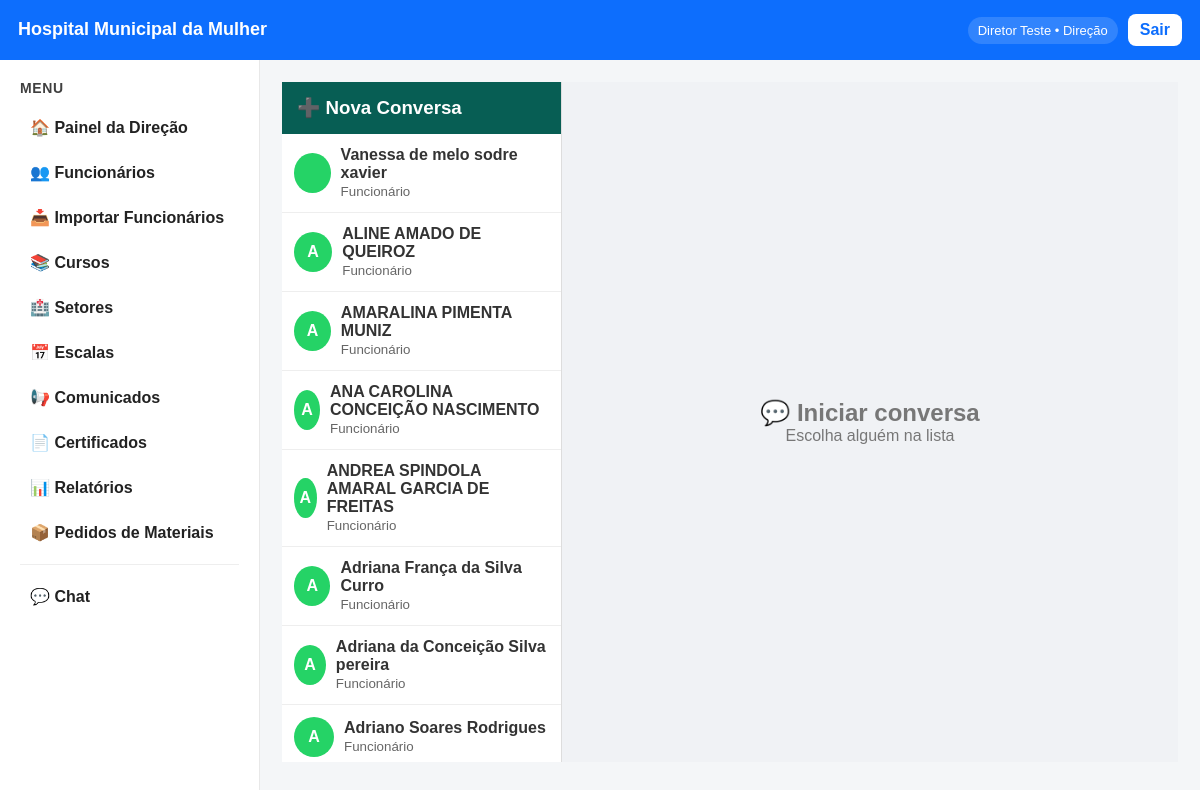
The page /contatos-chat (signed in) on the database its author committed.
### models.py (models this page shows)
class Funcionario(db.Model):
    __tablename__ = "funcionario"
    id = db.Column(db.Integer, primary_key=True)
    nome = db.Column(db.String(120))
    cpf = db.Column(db.String(14), unique=True)
    senha = db.Column(db.String(50))
    funcao = db.Column(db.String(50))  # "Direção" / "Funcionário"
    status = db.Column(db.String(20))
    telefone = db.Column(db.String(20))
    email = db.Column(db.String(120))
    matricula = db.Column(db.String(30))
    setor = db.Column(db.String(80))
    cargo = db.Column(db.String(80))
    data_admissao = db.Column(db.String(20))
    nascimento = db.Column(db.String(20))
    turno = db.Column(db.String(20))
    tipo_vinculo = db.Column(db.String(30))
    carga_horaria = db.Column(db.String(20))
    observacoes = db.Column(db.Text)
    escala_tipo = db.Column(db.String(30), default="SEG_SEX")
    plantao_base = db.Column(db.String(10), nullable=True)
    escalas_itens = db.relationship("EscalaItem", backref="funcionario", lazy=True)

### app.py (the view)
@app.route("/contatos-chat")
@login_required
def contatos_chat():
    user_id = session["user_id"]
    contatos = Funcionario.query.filter(
        Funcionario.id != user_id
    ).order_by(Funcionario.nome).all()
    return render_template("contatos_chat.html", contatos=contatos)

### app.py (called while the page is built)
@app.context_processor
def inject_user():
    user = None
    if "user_id" in session:
        user = Funcionario.query.get(session["user_id"])
    return dict(user=user)

def login_required(view):
    @wraps(view)
    def wrapped_view(*args, **kwargs):
        if "user_id" not in session:
            return redirect(url_for("login"))
        return view(*args, **kwargs)
    return wrapped_view

### templates/contatos_chat.html (shortened to what this page needs)
{% extends "base.html" %}
{% block content %}
<div class="chat-layout">
    <div class="sidebar">
        <h3>➕ Nova Conversa</h3>
        {% for c in contatos %}
        <a href="/chat/{{ c.id }}" class="contato">
            <div class="avatar">
                {{ c.nome[0] }}
            </div>
            <div class="info">
                <strong>{{ c.nome }}</strong>
                <small>{{ c.funcao }}</small>
            </div>
        </a>
        {% endfor %}
    </div>
    <div class="chat-empty">
        <h2>💬 Iniciar conversa</h2>
        <p>Escolha alguém na lista</p>
    </div>
</div>
{% endblock %}

### templates/base.html (shortened to what this page needs)
<!DOCTYPE html>
<html lang="pt-br">
<head>
    <link rel="stylesheet" href="{{ url_for('static', filename='style.css') }}">
</head>
<body>
<header class="topbar">
    <div class="topbar-left">
        <div class="brand">Hospital Municipal da Mulher</div>
    </div>
    <div class="topbar-right">
        {% if user %}
            <span class="user-pill">
                {{ user.nome }} • {{ user.funcao }}
            </span>
            <a class="btn-top" href="/logout">Sair</a>
        {% endif %}
    </div>
</header>
<div class="app-shell">
<aside class="sidebar-menu">
<div class="sidebar-title">Menu</div>
{% if user %}
{% if user.funcao == "Direção" %}
<a class="nav-item {% if request.path == '/admin' %}active{% endif %}"
   href="/admin">🏠 Painel da Direção</a>
<a class="nav-item {% if request.path.startswith('/admin/funcionarios') %}active{% endif %}"
   href="/admin/funcionarios">👥 Funcionários</a>
<a class="nav-item {% if request.path.startswith('/admin/importar-funcionarios') %}active{% endif %}"
   href="/admin/importar-funcionarios">📥 Importar Funcionários</a>
<a class="nav-item {% if request.path.startswith('/admin/cursos') %}active{% endif %}"
   href="/admin/cursos">📚 Cursos</a>
<a class="nav-item {% if request.path.startswith('/admin/setores') %}active{% endif %}"
   href="/admin/setores">🏥 Setores</a>
<a class="nav-item {% if request.path.startswith('/admin/escalas') %}active{% endif %}"
   href="/admin/escalas">📅 Escalas</a>
<a class="nav-item {% if request.path.startswith('/admin/comunicados') %}active{% endif %}"
   href="/admin/comunicados">📢 Comunicados</a>
<a class="nav-item {% if request.path.startswith('/admin/certificados') %}active{% endif %}"
   href="/admin/certificados">📄 Certificados</a>
<a class="nav-item {% if request.path.startswith('/admin/relatorios') %}active{% endif %}"
   href="/admin/relatorios">📊 Relatórios</a>
<a class="nav-item {% if request.path.startswith('/admin/pedidos-materiais') %}active{% endif %}"
   href="/admin/pedidos-materiais">📦 Pedidos de Materiais</a>
<div class="nav-divider"></div>
<a class="nav-item {% if request.path.startswith('/chat') %}active{% endif %}"
   href="/chat">💬 Chat</a>
{% endif %}
{% else %}
<a class="nav-item" href="/login">🔐 Login</a>
{% endif %}
</aside>
<main class="main-content">
{% block content %}{% endblock %}
</main>
</div>
</body>
</html>

### static/style.css (style rules this page uses)
* { margin: 0; padding: 0; box-sizing: border-box; font-family: Arial, Helvetica, sans-serif; }
.topbar { background: #0d6efd; color: white; padding: 15px; }
.chat-layout { display: flex; height: 85vh; background: #f0f2f5; }
.sidebar { width: 280px; background: white; border-right: 1px solid #ddd; overflow-y: auto; }
.sidebar h3 { padding: 15px; margin: 0; background: #075e54; color: white; }
.contato { display: flex; align-items: center; padding: 12px; text-decoration: none; color: #333; border-bottom: 1px solid #eee; }
.avatar { width: 40px; height: 40px; background: #25d366; color: white; border-radius: 50%; text-align: center; line-height: 40px; font-weight: bold; margin-right: 10px; }
.info strong { display: block; }
.info small { color: #666; }
.chat-empty { flex: 1; display: flex; flex-direction: column; justify-content: center; align-items: center; color: #777; }
.topbar { background:#0d6efd; color:#fff; padding:14px 18px; display:flex; align-items:center; justify-content:space-between; }
.topbar-left .brand { font-size:18px; font-weight:700; }
.topbar-right { display:flex; gap:10px; align-items:center; }
.user-pill { background:rgba(255,255,255,.15); padding:6px 10px; border-radius:999px; font-size:13px; }
.btn-top { background:#fff; color:#0d6efd; padding:7px 12px; border-radius:8px; text-decoration:none; font-weight:700; }
.app-shell { display:flex; min-height:calc(100vh - 56px); background:#f4f6f8; }
.sidebar-menu { width:260px; background:#fff; border-right:1px solid #e6e6e6; padding:14px; }
.sidebar-title { font-weight:700; margin-bottom:10px; color:#111; }
.nav-item { display:block; padding:10px 10px; border-radius:10px; color:#222; text-decoration:none; margin-bottom:6px; }
.nav-divider { height:1px; background:#eee; margin:10px 0; }
.main-content { flex:1; padding:22px; }
.sidebar-menu { width:260px; background:#fff; border-right:1px solid #e8e8e8; padding:14px 12px; }
.sidebar-title { font-weight:800; margin:6px 8px 12px; color:#111; font-size:14px; text-transform:uppercase; letter-spacing:.6px; opacity:.8; }
.nav-item { display:flex; align-items:center; gap:10px; padding:10px 12px; border-radius:12px; color:#222; text-decoration:none; margin:6px 6px; font-weight:600; }
.nav-divider { height:1px; background:#eee; margin:12px 8px; }

### rows shown on the page
Funcionario: nome "Diretor Teste", funcao "Direção"
Funcionario: nome "Vanessa de melo sodre xavier", funcao "Funcionário"
Funcionario: nome "A", nome "ALINE AMADO DE QUEIROZ", funcao "Funcionário"
Funcionario: nome "A", nome "AMARALINA PIMENTA MUNIZ", funcao "Funcionário"
Funcionario: nome "A", nome "ANA CAROLINA CONCEIÇÃO NASCIMENTO", funcao "Funcionário"
Funcionario: nome "A", nome "ANDREA SPINDOLA AMARAL GARCIA DE FREITAS", funcao "Funcionário"
Funcionario: nome "A", nome "Adriana França da Silva Curro", funcao "Funcionário"
Funcionario: nome "A", nome "Adriana da Conceição Silva pereira", funcao "Funcionário"
Funcionario: nome "A", nome "Adriano Soares Rodrigues", funcao "Funcionário"
